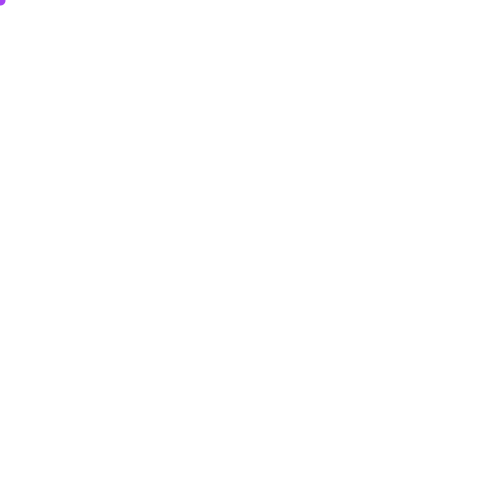
Frame 1 (no input)
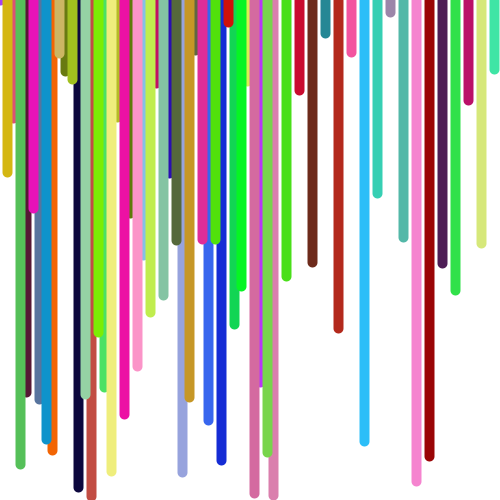
Frame 60 (the mouse pressed at the canvas centre just before this capture)
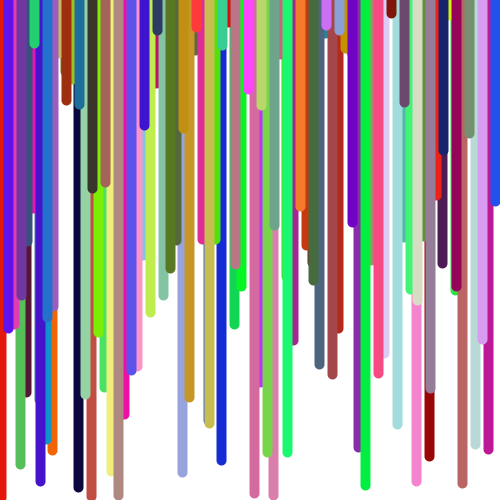
Frame 120 (the mouse held since frame 60 and released just before this capture)

The Processing sketch that drew these frames (run headless with seeded random() and noise(); from frame 60 on, the mouse is pressed at the canvas centre):

// Processing sketch: E2
// ── E2.pde
int x,y;

void setup()
{
  size(500,500);
  background(255);
  x=0;
  y=0;
 
}

void draw()
{
  strokeWeight(10);
  stroke(random(0,256),random(0,256),random(0,256));
  line(x,0,x,y);
  x+=13;
  x%=500;
  y+=floor(random(0,500));
  y%=500;
  
}
